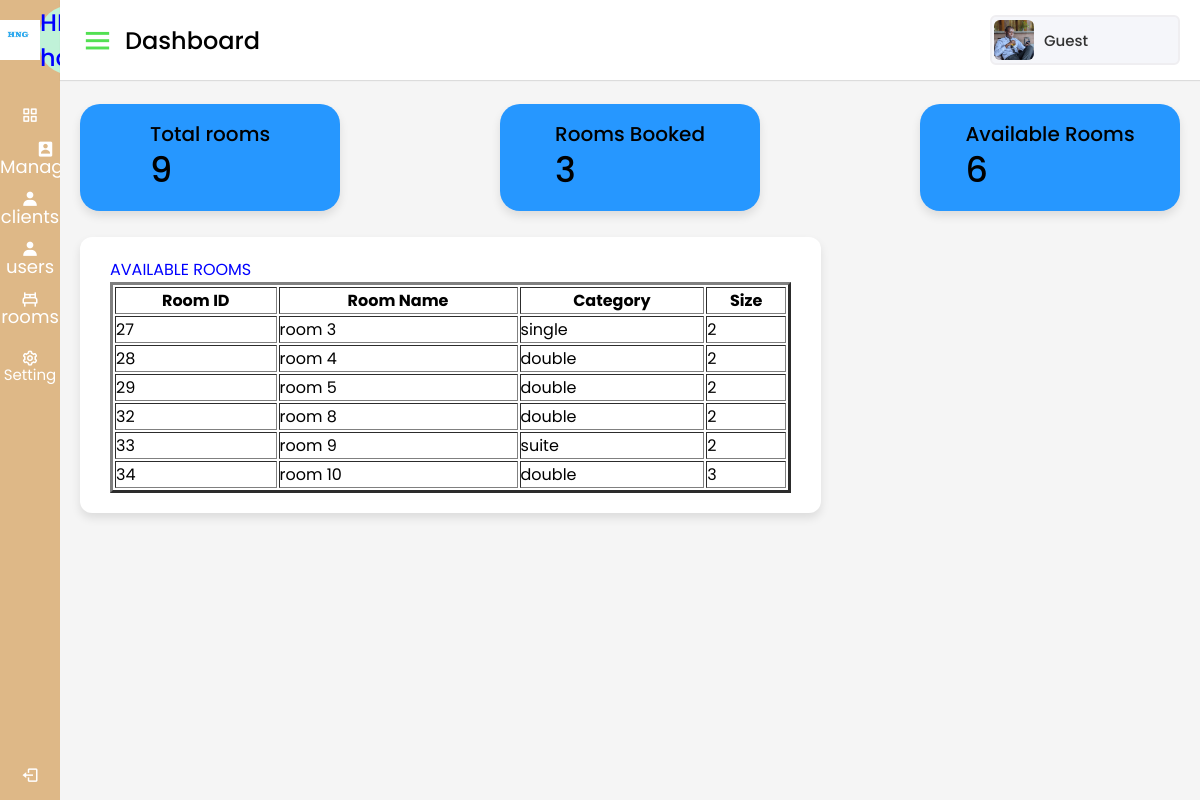
Screenshot of /availableroom.php with the database file from the repository.
### tables this page shows
CREATE TABLE `rooms` (
  `roomid` int(11) NOT NULL,
  `photo` varchar(255) NOT NULL,
  `name` varchar(255) NOT NULL,
  `category` varchar(50) NOT NULL,
  `price` float NOT NULL,
  `beds` int(11) NOT NULL
);

### availableroom.php (the view, shortened to what this page needs)
<html lang="en" dir="ltr">
  <head>
    <link rel="stylesheet" href="admin.css">
    <link href='https://unpkg.com/boxicons@2.0.7/css/boxicons.min.css' rel='stylesheet'>
   </head>
   <body>
   <div class="sidebar">
      <div class="logo-details">
      <img src="hng.jpg" height="40px" width="40px" border-radius="100%";>
        <span class="logo_name">HIRWA hotel</span>
      </div>
        <ul class="nav-links">
          <li>
            <a href="DASHBOARDadmin.php" >
              <i class='bx bx-grid-alt' ></i>
              <span class="links_name">Dashboard</span>
            </a>
          </li>
          <li>
            <i class='bx bxs-user-rectangle' >
              <div class="dropdown">    <span class="links_name">Managers</span>
              </div></i>
          </li>
          <li>
              <i class='bx bxs-user'>
              <div class="dropdown">  <span class="links_name">clients</span>
              </div></i>
          </li>
          <li>
              <i class='bx bxs-user'>
              <div class="dropdown">  <span class="links_name">users</span>
              </div></i>
          </li>
          <li>
             <i style="margin-right: 30px;" class='bx bx-bed'>
             <div class="dropdown"> <span class="links_name">rooms</span>
                    </div></i>
          </li><LI>
         <a href="#">
              <i class='bx bx-cog' >
              <span class="links_name">Setting</span></i>
            </a>
          </li>
          <li class="log_out">
            <a href="logout.php">
              <i class='bx bx-log-out'></i>
              <span class="links_name">Log out</span>
            </a>
          </li>
        </ul>
    </div>
    <section class="home-section">
    <nav>
      <div class="sidebar-button">
        <i class='bx bx-menu sidebarBtn'></i>
        <span class="dashboard">Dashboard</span>
      </div>
        <div class="profile-details">
            <img src="profile.jpg" alt="">
            <span class="admin_name"><?php echo isset($adminFirstName) ? $adminFirstName : 'Guest'; ?></span>
        </div>
    </nav>
    <?php
$servername = "localhost";
$username = "root";
$password = "";
$dbname = "hotel";
$conn = new mysqli($servername, $username, $password, $dbname);
$sqlCount = "SELECT COUNT(*) AS total_rooms FROM rooms";
$resultCount = $conn->query($sqlCount);
if ($resultCount->num_rows > 0) {
    $rowCount = $resultCount->fetch_assoc();
    $totalRooms = $rowCount['total_rooms'];
} else {
    $totalRooms = 0;
}
?>
<div class="home-content">
<div class="overview-boxes">
    <div class="box">
        <div class="right-side">
            <div class="box-topic">Total rooms</div>
            <div class="number"><?php echo $totalRooms; ?></div>
        </div>
    </div>
    <?php
$servername = "localhost";
$username = "root";
$password = "";
$dbname = "hotel";
$conn = new mysqli($servername, $username, $password, $dbname);
$sqlCountBookedRooms = "SELECT COUNT(DISTINCT clients.room_name) AS booked_rooms
                        FROM clients
                        INNER JOIN rooms ON clients.room_name = rooms.name";
$resultCountBookedRooms = $conn->query($sqlCountBookedRooms);
if ($resultCountBookedRooms->num_rows > 0) {
    $rowBookedRooms = $resultCountBookedRooms->fetch_assoc();
    $bookedRoomsCount = $rowBookedRooms['booked_rooms'];
} else {
    $bookedRoomsCount = 0;
}
?>
<div class="box">
    <div class="right-side">
        <div class="box-topic">Rooms Booked</div>
        <div class="number"><?php echo $bookedRoomsCount; ?></div>
    </div>
</div>
<?php
$servername = "localhost";
$username = "root";
$password = "";
$dbname = "hotel";
$conn = new mysqli($servername, $username, $password, $dbname);
$sqlCountAvailableRooms = "SELECT COUNT(rooms.name) AS available_rooms
                           FROM rooms
                           LEFT JOIN clients ON rooms.name = clients.room_name
                           WHERE clients.room_name IS NULL";
$resultCountAvailableRooms = $conn->query($sqlCountAvailableRooms);
if ($resultCountAvailableRooms->num_rows > 0) {
    $rowAvailableRooms = $resultCountAvailableRooms->fetch_assoc();
    $availableRoomsCount = $rowAvailableRooms['available_rooms'];
} else {
    $availableRoomsCount = 0;
}
?>
<div class="box">
    <div class="right-side">
        <div class="box-topic">Available Rooms</div>
        <div class="number"><?php echo $availableRoomsCount; ?></div>
          </div>
        </div>
</div>
        <div class="sales-boxes">
          <div class="recent-sales box">
            <p align="center " style="color: blue;">AVAILABLE ROOMS</p>
             <?php
$servername = "localhost";
$username = "root";
$password = "";
$dbname = "hotel";
$conn = new mysqli($servername, $username, $password, $dbname);
$query = "SELECT rooms.* FROM rooms LEFT JOIN clients ON rooms.name = clients.room_name WHERE clients.room_name IS NULL";
$result = $conn->query($query);
if ($result->num_rows > 0) {
    echo "<table border=3 width=100%>";
    echo "<tr>";
    echo "<th>Room ID</th>";
    echo "<th>Room Name</th>";
      echo "<th>Category</th>";
        echo "<th>Size</th>";
    echo "</tr>";
    while ($row = $result->fetch_assoc()) {
        echo "<tr>";
        echo "<td>" . $row['roomid'] . "</td>";
        echo "<td>" . $row['name'] . "</td>";
        echo "<td>" . $row['category'] . "</td>";
        echo "<td>" . $row['beds'] . "</td>";
        echo "</tr>";
    }
    echo "</table>";
} else {
    echo "No results found.";
}
?>
          </div>
    </div>
  </section>
</body>
</html>

### admin.css (style rules this page uses)
* { margin: 0; padding: 0; box-sizing: border-box; font-family: 'Poppins', sans-serif; }
.sidebar { position: fixed; height: 100%; width: 240px; background: burlywood;; transition: all 0.5s ease; }
.sidebar .logo-details { height: 80px; display: flex; align-items: center; }
.sidebar .logo-details .logo_name { color: blue; font-size: 24px; font-weight: 500; background-color: #C0F2D8; border-radius: 40%; }
.sidebar .nav-links { margin-top: 10px; }
.sidebar .nav-links li { position: relative; list-style: none; height: 50px; }
.sidebar .nav-links li a { height: 100%; width: 100%; display: flex; align-items: center; text-decoration: none; transition: all 0.4s ease; }
.sidebar .nav-links li i { min-width: 60px; text-align: center; font-size: 18px; color: #fff; }
.sidebar .nav-links li a .links_name { color: #fff; font-size: 15px; font-weight: 400; white-space: nowrap; }
.sidebar .nav-links .log_out { position: absolute; bottom: 0; width: 100%; }
.home-section { position: relative; background: #f5f5f5; min-height: 100vh; width: calc(100% - 240px); left: 240px; transition: all 0.5s ease; }
.home-section nav { display: flex; justify-content: space-between; height: 80px; background: #fff; display: flex; align-items: center; position: fixed; width: calc(100% - 240px); left: 240px; z-index: 100; padding: 0 20px; box-shadow: 0 1px 1px rgba(0, 0, 0, 0.1); transition: all 0.5s ease; }
.home-section nav .sidebar-button { display: flex; align-items: center; font-size: 24px; font-weight: 500; }
nav .sidebar-button i { font-size: 35px; color:#52e052; margin-right: 10px; }
.home-section nav .profile-details { display: flex; align-items: center; background: #F5F6FA; border: 2px solid #EFEEF1; border-radius: 6px; height: 50px; min-width: 190px; padding: 0 15px 0 2px; }
nav .profile-details img { height: 40px; width: 40px; border-radius: 6px; object-fit: cover; }
nav .profile-details .admin_name { font-size: 15px; font-weight: 500; color: #333; margin: 0 10px; white-space: nowrap; }
.home-section .home-content { position: relative; padding-top: 104px; }
.home-content .overview-boxes { display: flex; align-items: center; justify-content: space-between; flex-wrap: wrap; padding: 0 20px; margin-bottom: 26px; }
.overview-boxes .box { display: flex; align-items: center; justify-content: center; width: calc(100% / 4 - 15px); background: #2697FF; padding: 15px 14px; border-radius: 20px; box-shadow: 0 5px 10px rgba(0,0,0,0.1); }
.overview-boxes .box-topic { font-size: 20px; font-weight: 500; }
.home-content .box .number { display: inline-block; font-size: 35px; margin-top: -6px; font-weight: 500; }
.home-content .sales-boxes { display: flex; justify-content: space-between; display:flex; flex-wrap:wrap; }
.home-content .sales-boxes .recent-sales { width: 65%; background: #fff; padding: 20px 30px; margin: 0 20px; border-radius: 12px; box-shadow: 0 5px 10px rgba(0, 0, 0, 0.1); display:flex; flex-wrap:wrap; }
@media (max-width: 1240px) { .sidebar { width: 60px; } }
@media (max-width: 1240px) { .home-section { width: calc(100% - 60px); left: 60px; } }
@media (max-width: 1240px) { .home-section nav { width: calc(100% - 60px); left: 60px; } }

### availableroom.php (style rules this page uses)
.dropdown { position: relative; display: inline-block; }

### rows the page displays
rooms: roomid "27", name "room 3", category "single", beds "2"
rooms: roomid "28", name "room 4", category "double", beds "2"
rooms: roomid "29", name "room 5", category "double", beds "2"
rooms: roomid "32", name "room 8", category "double", beds "2"
rooms: roomid "33", name "room 9", category "suite", beds "2"
rooms: roomid "34", name "room 10", category "double", beds "3"

### other values shown
$totalRooms "9"
$bookedRoomsCount "3"
$availableRoomsCount "6"
